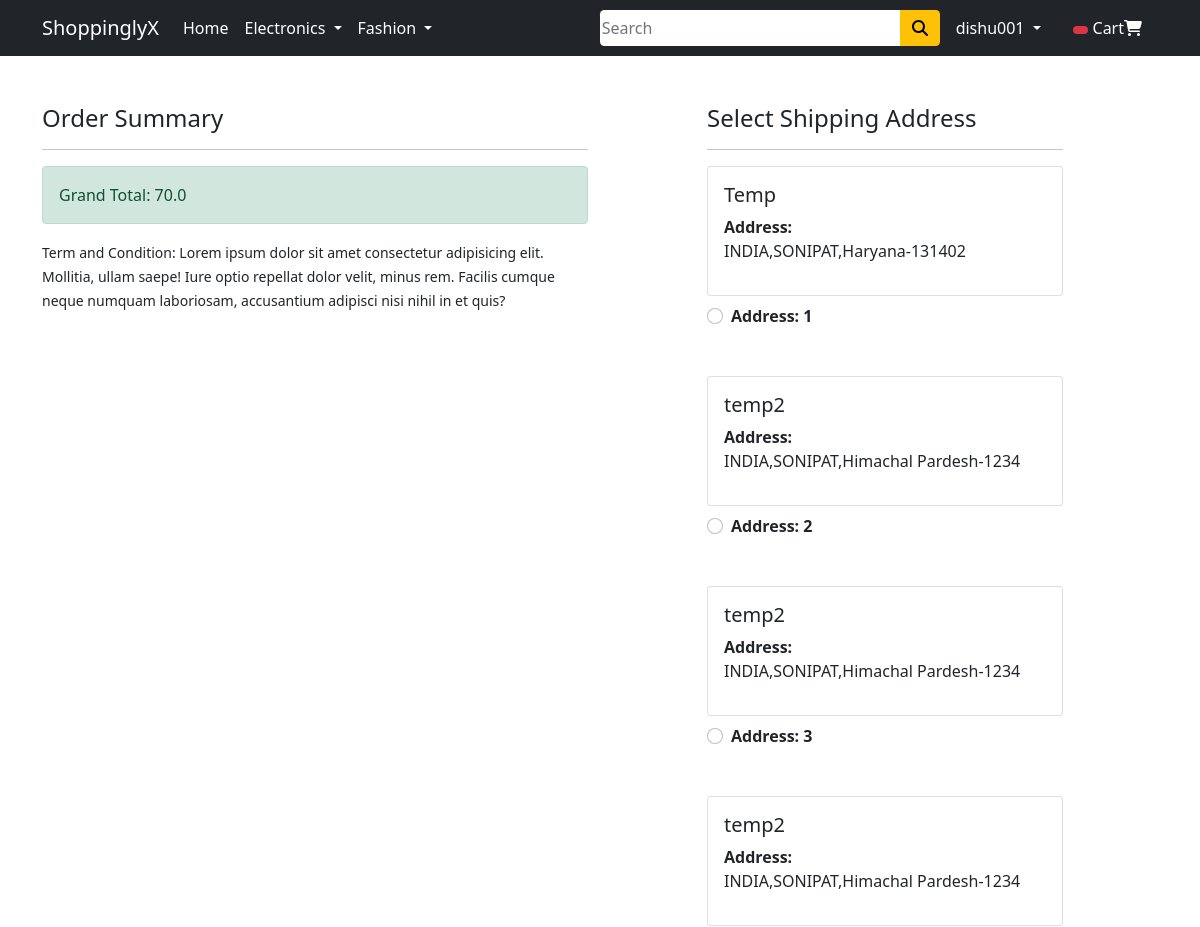
/checkout/ (signed in, upper part), run on an earlier commit of the app's database.
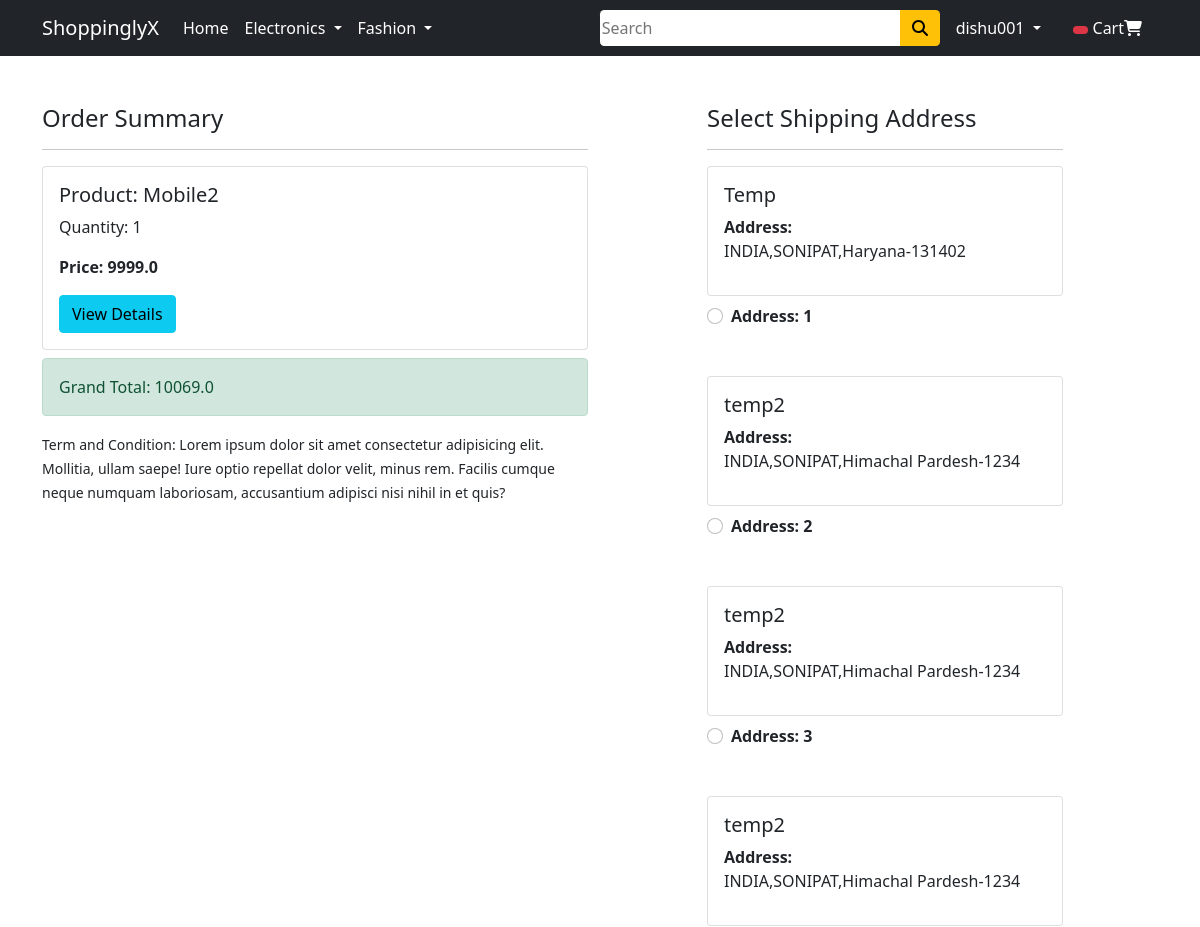
And on a later commit of the database.
### app/models.py (models this page shows, shortened)
class Customer(models.Model):
    user = models.ForeignKey(User,on_delete = models.CASCADE)
    name = models.CharField(max_length=50)
    locality = models.CharField(max_length=200)
    city = models.CharField(max_length=50)
    zipcode = models.IntegerField()
    state = models.CharField(choices=STATE_CHOICES,max_length=50)

class Cart(models.Model):
    user = models.ForeignKey(User,on_delete=models.CASCADE)
    product = models.ForeignKey(Product,on_delete=models.CASCADE)
    quantity = models.PositiveIntegerField(default=1)
    @property
    def total_cost(self):
        return self.quantity*self.product.discounted

class Product(models.Model):
    title = models.CharField(max_length=100)
    selling_price = models.FloatField()
    discounted = models.FloatField()
    description = models.TextField()
    brand = models.CharField(max_length=100)
    category = models.CharField(choices=CATEGORY_CHOICES,max_length=2)
    product_image = models.ImageField(upload_to='productimg')

### app/views.py (the view)
# urls.py: path('checkout/', views.checkout, name='checkout'),
@login_required
def checkout(request):
    user = request.user
    add = Customer.objects.filter(user=user)
    cart_items = Cart.objects.filter(user=user)
    amount = 0.0
    shipping_amount = 70.0
    total_amount = 0.0
    cart_product = [p for p in Cart.objects.all() if p.user==request.user]
    if cart_product:
        for p in cart_product:
            temp = (p.quantity)*(p.product.discounted)
            amount+=temp
    total_amount = amount+shipping_amount
    return render(request, 'app/checkout.html',{'add':add,'total_amount':total_amount,'cart_items':cart_items})

### app/templates/app/checkout.html (shortened to what this page needs)
{% extends 'app/base.html' %} {% load static %} {% block title %}Buy Now{% endblock title %} {% block main-content %}
<div class="container">
    <div class="row mt-5">
        <div class="col-sm-6">
            <h4>Order Summary</h4>
            <hr> {%for cart in cart_items %}
            <div class="card mb-2">
                <div class="card-body">
                    <h5>Product: {{cart.product.title}}</h5>
                    <p>Quantity: {{cart.quantity}}</p>
                    <p class="fw-bold">Price: {{cart.total_cost}}</p>
                    <a type="button" href="{% url 'product-detail' cart.product.id%}" class="btn btn-info">View Details</a>
                </div>
            </div>
            {%endfor%}
            <div class="alert alert-success">Grand Total: {{total_amount}}</div>
            <small>Term and Condition: Lorem ipsum dolor sit amet consectetur adipisicing elit. Mollitia, ullam saepe! Iure
        optio repellat dolor velit, minus rem. Facilis cumque neque numquam laboriosam, accusantium adipisci nisi nihil
        in et quis?</small>
        </div>
        <div class="col-sm-4 offset-sm-1">
            <h4>Select Shipping Address</h4>
            <hr>
            <form action="/paymentdone">
                {% for ad in add %}
                <div class="card">
                    <div class="card-body">
                        <h5>{{ad.name}}</h5>
                        <strong>Address:</strong>
                        <p>{{ad.locality}},{{ad.city}},{{ad.state}}-{{ad.zipcode}}</p>
                    </div>
                </div>
                <div class="form-check mt-2 mb-5">
                    <input class="form-check-input" type="radio" name="custid" id="custadd{{forloop.counter}}" value="{{ad.id}}" required>
                    <label class="form-check-label fw-bold" for="custadd{{forloop.counter}}">
            Address: {{forloop.counter}}</label>
                </div>
                {%endfor%}
            </form>
        </div>
    </div>
</div>
{% endblock main-content %}

What changed in the data, as far as the page shows it:
added Cart: product "Mobile2", quantity "1", total_cost "9999.0"
Also different on the page:
{{ total_amount }}: "70.0" → "10069.0"
